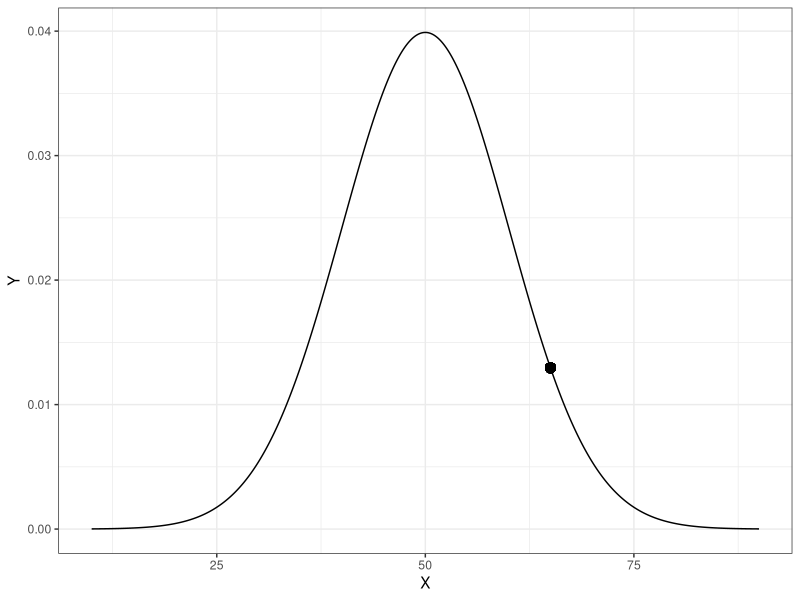
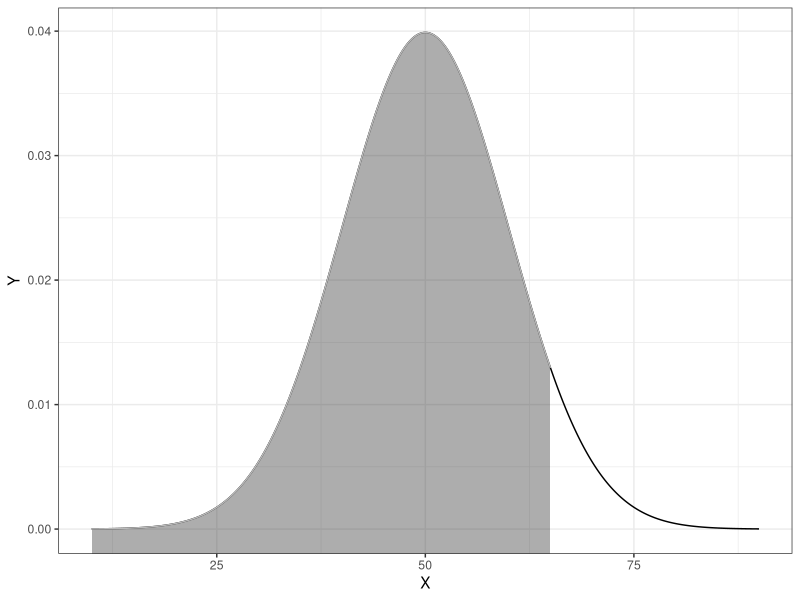
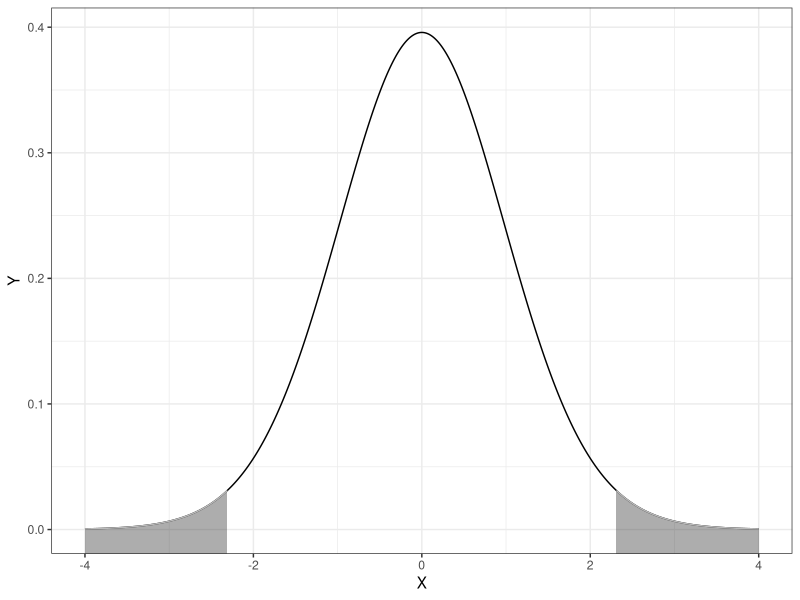

These figures' R source, in order:
## ---- chunk 1
(1/(10*sqrt(2*pi))) * exp(-(225)/200)
## ---- chunk 2
dnorm(x = 65, mean = 50, sd = 10)
## ---- chunk 3
library(tidyverse)

data.frame(
  X = seq(from = 10, to = 90, by = 0.01)
) %>% 
  rowwise() %>%
  mutate( Y = dnorm(x = X, mean = 50, sd = 10) ) %>%
  ggplot(data = ., aes(x = X, y = Y)) +
    geom_line() +
    theme_bw() +
    geom_point(x = 65, y = 0.01295176, size = 3)
## ---- chunk 4
pnorm(q = 65, mean = 50, sd = 10)
## ---- chunk 5
new = data.frame(
  X = seq(from = 10, to = 90, by = 0.01)
) %>% 
  rowwise() %>%
  mutate( Y = dnorm(x = X, mean = 50, sd = 10) )

ggplot(data = new, aes(x = X, y = Y)) +
    geom_line() +
    theme_bw() +
    geom_ribbon(data = subset(new, X <= 65), ymin = -10, aes(ymax = Y), color = "#bbbbbb", alpha = 0.4)
## ---- chunk 6
new = data.frame(
  X = seq(from = -4, to = 4, by = 0.01)
) %>% 
  rowwise() %>%
  mutate( Y = dt(x = X, df = 32) )

ggplot(data = new, aes(x = X, y = Y)) +
    geom_line() +
    theme_bw() +
    geom_ribbon(data = subset(new, X >= 2.31), ymin = -10, aes(ymax = Y), color = "#bbbbbb", alpha = 0.4) +
    geom_ribbon(data = subset(new, X <= -2.31), ymin = -10, aes(ymax = Y), color = "#bbbbbb", alpha = 0.4)
## ---- chunk 7
2 * pt(q = -2.31, df = 32)
## ---- chunk 8
qnorm(p = 0.5, mean = 50, sd = 10)
## ---- chunk 9
qt(p = .025, df = 32)
## ---- chunk 10
dnorm(x = 60, mean = 50, sd = 10) * dnorm(x = 65, mean = 50, sd = 10) * dnorm(x = 67, mean = 50, sd = 10)
## ---- chunk 11
prod(dnorm(x = c(60, 65, 67), mean = 50, sd = 10))
## ---- chunk 12
prod(dnorm(x = c(30, 20, 24, 27), mean = 20, sd = 4))
## ---- chunk 13
prod(dnorm(x = c(30, 20, 24, 27), mean = 25, sd = 4))
## ---- chunk 14
expand.grid(
  mu = seq(from = 10, to =30, by = 0.1),
  sigma = seq(from = 0, to = 10, by = 0.1)
  ) %>%
  rowwise() %>%
  mutate( lik = prod(dnorm(c(30, 20, 24, 27), mean = mu, sd = sigma)) ) %>%
  arrange(desc(lik))
## ---- chunk 15
log(.00001829129)
## ---- chunk 16
expand.grid(
  mu = seq(from = 10, to =30, by = 0.1),
  sigma = seq(from = 0, to = 10, by = 0.1)
  ) %>%
  rowwise() %>%
  mutate( log_lik = sum(log(dnorm(c(30, 20, 24, 27), mean = mu, sd = sigma))) ) %>%
  arrange(desc(log_lik))
## ---- chunk 17
# Enter data into vectors
x = c(4, 0, 3, 4, 7, 0, 0, 3, 0, 2)
y = c(53, 56, 37, 55, 50, 36, 22, 75, 37, 42)
## ---- chunk 18
likelihood = function(b0, b1){
  errors = y - b0 - b1*x
  sigma = sd(errors)
  lik = prod(dnorm(errors, mean = 0, sd = sigma))
  return(lik)
}
## ---- chunk 19
expand.grid(
  b0 = seq(from = 30, to = 50, by = 0.1),
  b1 = seq(from = -5, to = 5, by = 0.1)
) %>%
  rowwise() %>%
  mutate( lik = likelihood(b0 = b0, b1 = b1) ) %>%
  arrange(desc(lik))
## ---- chunk 20
errors = y - 40.1 - 2.7*x
sd(errors)
## ---- chunk 21
lm.1 = lm(y ~ 1 + x)
logLik(lm.1)
## ---- chunk 22
exp(-39.45442)
